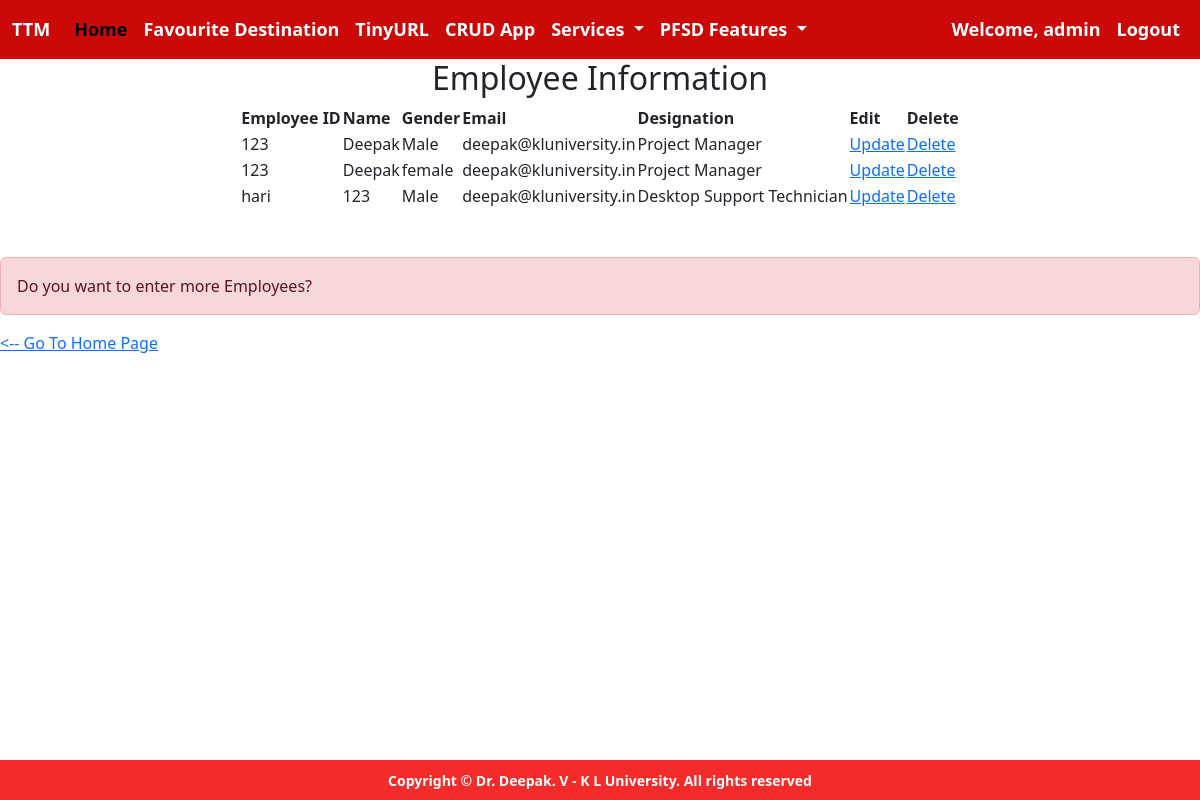
The app's page /app/show/ (signed in) with its own data.
### crud_app/models.py (models this page shows)
class Employee(models.Model):
    EmpId = models.CharField(max_length=3)
    EmpName = models.CharField(max_length=200)
    EmpGender = models.CharField(max_length=10)
    EmpEmail = models.EmailField()
    EmpDesignation = models.CharField(max_length=150)
    class Meta:
        db_table="Employee"

### crud_app/views.py (the view)
# urls.py: path('show/', views.show_emp, name='show-emp'),
@login_required(login_url='home1')
def show_emp(request):
    employees = Employee.objects.all()
    return render(request, 'show.html', {'employees': employees})

### templates/show.html (shortened to what this page needs)
{% extends 'Navbar.html' %}
{% block body %}
    <h2 style="text-align:center">Employee Information</h2>
    <table align="center">
        <thead>
            <tr>
                <th>Employee ID</th>
                <th>Name</th>
                <th>Gender</th>
                <th>Email</th>
                <th>Designation</th>
                <th>Edit</th>
                <th>Delete</th>
            </tr>
        </thead>
        <tbody>
            {% for employee in employees %}
            <tr>
                <td>{{ employee.EmpId }}</td>
                <td>{{ employee.EmpName }}</td>
                <td>{{ employee.EmpGender }}</td>
                <td>{{ employee.EmpEmail }}</td>
                <td>{{ employee.EmpDesignation }}</td>
                <td>
                    <a href="{% url 'edit-emp' employee.pk %}">Update</a>
                </td>
                <td>
                    <a href="{% url 'remove-emp' employee.pk %}">Delete</a>
                </td>
            </tr>
            {% endfor %}
        </tbody>
    </table>
    <br><br>
    <p class="alert alert-danger" role="alert">Do you want to enter more Employees?</p>
    <p>
        <a href="{% url 'insert-emp' %}">&lt;-- Go To Home Page</a>
    </p>
{% endblock %}

### templates/Navbar.html (shortened to what this page needs)
<!DOCTYPE html>
<html lang="en">
<head>
    <link href="https://cdn.jsdelivr.net/npm/bootstrap@5.3.2/dist/css/bootstrap.min.css" rel="stylesheet">
</head>
<body>
<nav class="navbar navbar-expand-lg navbar-light" style="background-color: #cb0909;">
  <div class="container-fluid">
    <a class="navbar-brand" href="{% url 'home1' %}">TTM</a>
    <div class="collapse navbar-collapse" id="navbarNavDropdown">
      <ul class="navbar-nav">
        <li class="nav-item">
          <a class="nav-link active" aria-current="page" href="{% url 'home1' %}">Home</a>
        </li>
          <li class="nav-item">
          <a class="nav-link" href="#">Favourite Destination</a>
        </li>
          <li class="nav-item">
          <a class="nav-link" href="http://127.0.0.1:8000/module2/">TinyURL</a>
        </li>
          <li class="nav-item">
          <a class="nav-link" href="http://127.0.0.1:8000/app/">CRUD App</a>
        </li>
        <li class="nav-item dropdown">
          <a class="nav-link dropdown-toggle" href="#" id="navbarDropdownMenuLink1" role="button" data-bs-toggle="dropdown" aria-expanded="false">
            Services
          </a>
        </li>
        <li class="nav-item dropdown">
          <a class="nav-link dropdown-toggle" href="#" id="navbarDropdownMenuLink2" role="button" data-bs-toggle="dropdown" aria-expanded="false">
            PFSD Features
          </a>
        </li>
          </ul>
        <ul  class="navbar-nav ms-auto">
<li>
        {% if user.is_authenticated %}
        <li class="nav-item">
        <span class="nav-link">Welcome, {{ user.username }}</span>
    </li>
          <li class="nav-item">
          <a class="nav-link" href="{% url 'logout' %}">Logout</a>
          </li>
        {% endif %}
 </li>
      </ul>
    </div>
  </div>
</nav>
{% block body %}
{% endblock %}
<footer id="sticky-footer" class="flex-shrink-0 py-2">
    <div class="container text-center">
      <small>Copyright &copy; Dr. Deepak. V - K L University. All rights reserved</small>
    </div>
  </footer>
</body>
</html>

### templates/Navbar.html (style rules this page uses)
.navbar { font-size: 18px; color: white; }
.navbar-brand, .navbar-nav .nav-link { font-size: 18px; font-weight: bold; color: white; }
#sticky-footer { position: fixed; bottom: 0; left: 0; right: 0; background-color: #F52A2A ; color: white; padding: 10px; font-weight: bold; }

### records on screen
Employee: EmpId "123", EmpName "Deepak", EmpGender "Male", EmpEmail "deepak@kluniversity.in", EmpDesignation "Project Manager"
Employee: EmpId "123", EmpName "Deepak", EmpGender "female", EmpEmail "deepak@kluniversity.in", EmpDesignation "Project Manager"
Employee: EmpId "hari", EmpName "123", EmpGender "Male", EmpEmail "deepak@kluniversity.in", EmpDesignation "Desktop Support Technician"

### other values on screen
{{ user.username }} "admin"
